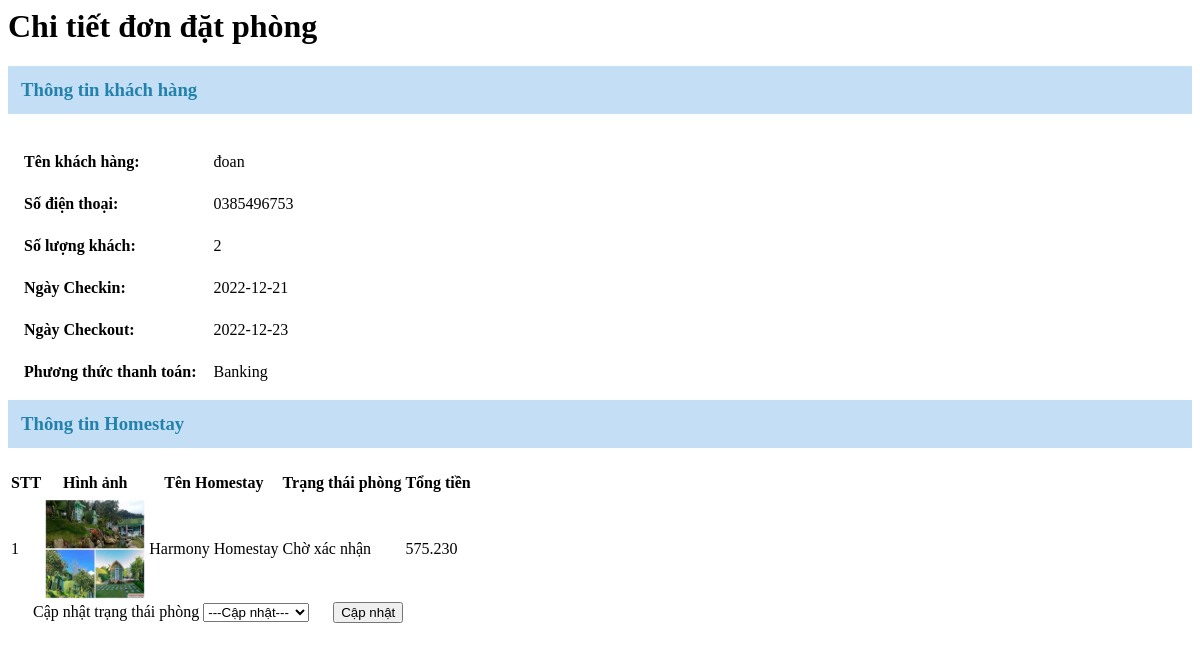
The app's page /admin/modules/book_detail.php?id_book=41 with its own data.
### tables this page shows
CREATE TABLE `booking` (
  `id_book` int(11) NOT NULL,
  `users_id` int(11) DEFAULT NULL,
  `homestay_id` int(11) DEFAULT NULL,
  `fullname` varchar(50) NOT NULL,
  `phone_number` varchar(20) DEFAULT NULL,
  `address` varchar(100) DEFAULT NULL,
  `quantity` int(11) NOT NULL,
  `arrival_date` date DEFAULT NULL,
  `leave_date` date DEFAULT NULL,
  `payment` varchar(11) NOT NULL
);

CREATE TABLE `book_detail` (
  `id_bookdetail` int(11) NOT NULL,
  `book_id` int(11) NOT NULL,
  `homestay_id` int(11) NOT NULL,
  `status` tinyint(4) NOT NULL,
  `total_money` float NOT NULL
);

CREATE TABLE `homestay` (
  `id_homestay` int(11) NOT NULL,
  `homestay_name` varchar(50) NOT NULL,
  `location_id` int(11) DEFAULT NULL,
  `images` varchar(355) DEFAULT NULL,
  `address` varchar(100) DEFAULT NULL,
  `descript` longtext DEFAULT NULL,
  `price` int(11) DEFAULT NULL
);

### admin/db/database.php (called while the page is built, shortened)
<?php
    function executeResult($sql){
        $conn = mysqli_connect(HOST, USERNAME, PASSWORD, DATABASE);
        $resultset = mysqli_query($conn, $sql);
        $data = [];
        while (($row = mysqli_fetch_array($resultset, 1)) != null) {
            $data[] = $row;
        }
        return $data;
    }
?>

### admin/modules/book_detail.php (the view, shortened to what this page needs)
<?php
    include 'db/database.php';
    if (isset($_GET['id_book'])) {
        $id_book = $_GET['id_book'];
        $sql = "SELECT * FROM booking WHERE id_book = $id_book" ;
        $book = executeResult($sql);
        $query = "SELECT book_detail.status, book_detail.total_money, book_detail.book_id, homestay.homestay_name, homestay.images, homestay.price
        FROM book_detail INNER JOIN homestay ON book_detail.homestay_id = homestay.id_homestay WHERE book_detail.book_id=$id_book";
        $bookDetail = executeResult($query);
    }
?>
<head>
    <link rel="stylesheet" href="css/main.css">
</head>
<div class="container-fluid">
    <div class="row">
        <div class="col-lg-12">
            <h1 class="page-header">Chi tiết đơn đặt phòng</h1>
        </div>
    </div>
    <div class="row">
        <div class="card-header" style="background-color: rgb(196, 222, 245); color: rgb(34, 130, 171);">
            <h3 class="card-title">Thông tin khách hàng</h3>
        </div>
        <div class="panel panel-infor">
            <?php
                    foreach($book as $item) :
            ?>
            <div class="panel-body text-left">
                <table style="border-spacing: 15px;">
                    <tr>
                        <td><b>Tên khách hàng: </b></td>
                        <td><?php echo $item['fullname'];?></td>
                    </tr>
                    <tr>
                        <td><b>Số điện thoại: </b></td>
                        <td><?php echo $item['phone_number'];?></td>
                    </tr>
                        <td><b>Số lượng khách: </b></td>
                        <td><?php echo $item['quantity'];?></td>
                    <tr>
                        <td><b>Ngày Checkin: </b></td>
                        <td><?php echo $item['arrival_date'];?></td>
                    </tr>
                    <tr>
                        <td><b>Ngày Checkout: </b></td>
                        <td><?php echo $item['leave_date'];?></td>
                    </tr>
                    <tr>
                        <td><b>Phương thức thanh toán: </b></td>
                        <td><?php echo $item['payment'];?></td>
                    </tr>
                </table>
            </div>
        </div>
    </div>
    <div class="row">
        <div class="card-header" style="background-color: rgb(196, 222, 245); color: rgb(34, 130, 171);">
            <h3 class="card-title">Thông tin Homestay</h3>
        </div>
        <div class="card-body">
            <table class="table table-bordered table-hover">
                <thead>
                    <tr>
                        <th>STT</th>
                        <th>Hình ảnh</th>
                        <th>Tên Homestay</th>
                        <th>Trạng thái phòng</th>
                        <th>Tổng tiền</th>
                    </tr>
                </thead>
                <tbody>
                    <?php
                        $index = 1;
                        foreach($bookDetail as $key) :
                    ?>
                    <tr>
                        <td><?php echo $index++; ?></td>
                        <td><img style="width:100px; height:100px;" src="../images/<?php echo $key['images'];?>"/></td>
                        <td><?php echo $key['homestay_name']; ?></td>
                        <td>
                            <?php if($key['status'] == 0) {?>
                                <a class="btn btn-danger"> <?php echo 'Chờ xác nhận';?> </a>
                            <?php }elseif ($key['status'] == 1) {?>
                                <a class="btn btn-success"> <?php echo 'Đã xác nhận';?> </a>
                            <?php }elseif ($key['status'] == 2) {?>
                                <a class="btn btn-warning"> <?php echo 'Chờ Check-in';?> </a>
                            <?php }elseif ($key['status'] == 3) { ?>
                                <a class="btn btn-success"> <?php echo 'Đã Check-in';?> </a>
                            <?php }elseif ($key['status'] == 4) {?>
                                <a class="btn btn-warning"> <?php echo 'Đã Check-out';?> </a>
                            <?php } ?>
                        </td>
                        <td><?php echo number_format($key['price'], 0, ",", ".");?></td>
                    </tr>
                    <?php endforeach; ?>
                </tbody>
            </table>
            <?php endforeach ;?>
        </div>
        <div class="row">
            <div class="card-body">
                <form action="" method="post" class="form-inline">
                    <div class="input-group-prepend" style="padding-left: 25px; margin-bottom: 50px;">
                        <label class="input-group-text">Cập nhật trạng thái phòng</label>
                        <select name="status" class="custom-select">
                            <option value="">---Cập nhật---</option>
                        </select>
                        <button type="submit" class="btn btn-primary" style="margin-left: 20px;">Cập nhật</button>
                    </div>
                </form>
            </div>
        </div>
    </div>
</div>

### admin/css/main.css (style rules this page uses)
.sidebar-nav i,a { color: black; }
.card-header .card-title { margin-top: 0px; padding: 13px; }
table { padding-top: 0px; line-height: 25px; }

### records on screen
booking: fullname "đoan", phone_number "0385496753", quantity "2", arrival_date "2022-12-21", leave_date "2022-12-23", payment "Banking"
book_detail: homestay.images (picture), homestay.homestay_name "Harmony Homestay", status "Chờ xác nhận", homestay.price "575.230"
